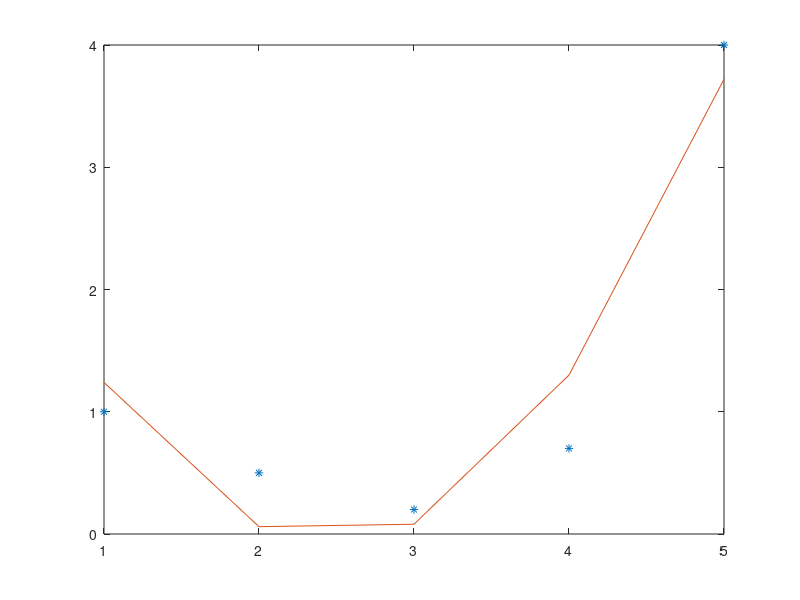

This chart was generated by the following MATLAB code:
s1=[1;2;3;4;5];
s2=[1;0.5;0.2;0.7;4];

plot(s1,s2,'*')
hold on


A=[s1.^2 s1 ones(5,1)]
b=s2;
x=inv(A'*A)*A'*b

y=A*x
plot(s1,y)

e = y - s2

e'*e